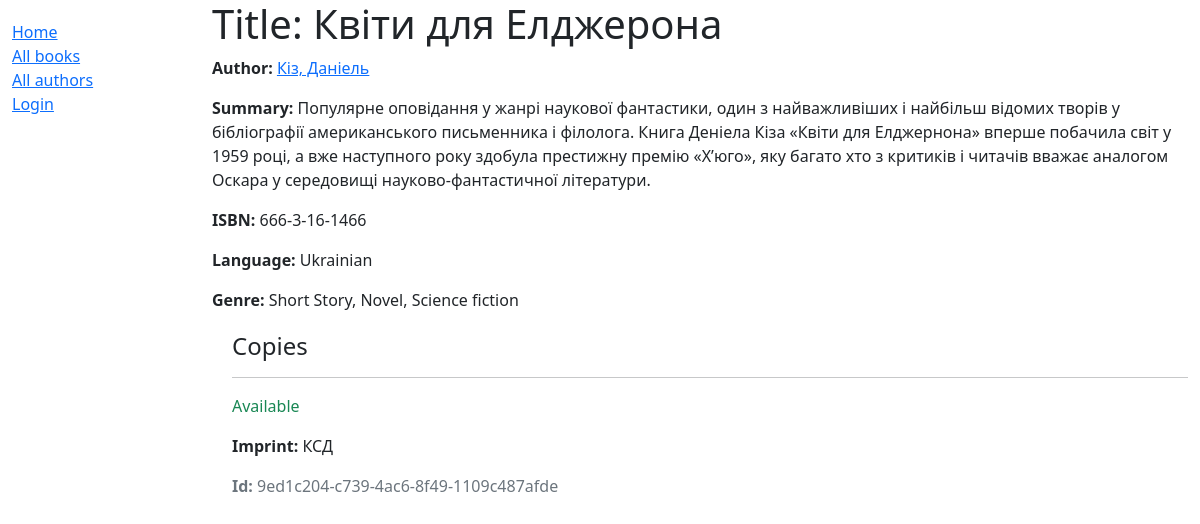
The page /book/2 on the database its author committed.
### WebLib/models.py (models this page shows, shortened)
class Book(models.Model):
    title = models.CharField(max_length=30)
    summary = models.TextField(max_length=1000, help_text='Enter a information about book')
    author = models.ForeignKey('Author', on_delete=models.SET_NULL, null=True)
    isbn = models.CharField('ISBN', max_length=13, unique=True)
    genre = models.ManyToManyField(Genre, help_text='Select a genre for this book')
    language = models.ForeignKey(Language, on_delete=models.SET_NULL, null=True)
    class Meta:
        ordering = ['title', 'author']
    def display_genre(self):
        return ', '.join([genre.name for genre in self.genre.all()[:3]])
    def display_genre(self):
        return ', '.join([genre.name for genre in self.genre.all()])
    display_genre.short_description = 'Genre'

class Author(models.Model):
    first_name = models.CharField(max_length=100)
    last_name = models.CharField(max_length=100)
    date_of_birth = models.DateField(null=True, blank=True)
    date_of_death = models.DateField('died', null=True, blank=True)
    def get_absolute_url(self):
        return reverse('author-detail', args=[str(self.id)])
    def __str__(self):
        return '{0}, {1}'.format(self.last_name, self.first_name)
    class Meta:
        ordering = ['last_name', 'first_name']

class Language(models.Model):
    name = models.CharField(max_length=30, blank=True, help_text="Enter language e.g English")
    def __str__(self):
        return self.name

class Genre(models.Model):
    name = models.CharField(max_length=30, help_text="Enter genre of book")
    def __str__(self):
        return self.name

class BookInstance(models.Model):
    id = models.UUIDField(primary_key=True, default=uuid.uuid4, help_text='Unique ID for this library')
    book = models.ForeignKey('Book', on_delete=models.RESTRICT, null=True)
    imprint = models.CharField(max_length=200)
    due_back = models.DateField(null=True, blank=True)
    borrower = models.ForeignKey(User, on_delete=models.SET_NULL, null=True, blank=True)
    LOAN_STATUS = (
        ('m', 'Maintenance'),
        ('o', 'On loan'),
        ('a', 'Available'),
        ('r', 'Reserved'),
    )
    status = models.CharField(
        max_length=1,
        choices=LOAN_STATUS,
        blank=True,
        default='m',
        help_text='Book availability',
    )
    class Meta:
        ordering = ['due_back']
        permissions = (("can_mark_returned", "Set book as returned"),)

### WebLib/views.py (the view)
# urls.py: path('book/<int:pk>', views.BookDetailView.as_view(), name='book-detail'),
class BookDetailView(generic.DetailView):
    model = Book

### WebLib/templates/WebLib/book_detail.html (shortened to what this page needs)
{% extends "base_generic.html" %}
{% block content %}
  <h1>Title: {{ book.title }}</h1>
  <p><strong>Author:</strong> <a href="{{  book.author.get_absolute_url  }}">{{ book.author }}</a></p>
  <p><strong>Summary:</strong> {{ book.summary }}</p>
  <p><strong>ISBN:</strong> {{ book.isbn }}</p>
  <p><strong>Language:</strong> {{ book.language }}</p>
  <p><strong>Genre:</strong> {{ book.genre.all|join:', ' }}</p>
  <div style="margin-left:20px;margin-top:20px">
    <h4>Copies</h4>
    {% for copy in book.bookinstance_set.all %}
      <hr>
      <p class="{% if copy.status == 'a' %}text-success{% elif copy.status == 'm' %}text-danger{% else %}text-warning{% endif %}">
        {{ copy.get_status_display }}
      </p>
      <p><strong>Imprint:</strong> {{ copy.imprint }}</p>
      <p class="text-muted"><strong>Id:</strong> {{ copy.id }}</p>
    {% endfor %}
  </div>
{% endblock %}

### rows shown on the page
Book: author "Кіз, Даніель", summary "Популярне оповідання у жанрі наукової фантастики, один з найважливіших і найбільш відомих творів у бібліографії американського письменника і філолога. Книга Деніела Кіза «Квіти для Елджернона» вперше побачила світ у 1959 році, а вже наступного року здобула престижну премію «Х’юго», яку багато хто з критиків і читачів вважає аналогом Оскара у середовищі науково-фантастичної літератури.", isbn "666-3-16-1466", language "Ukrainian", genre.all "Short Story, Novel, Science fiction"
BookInstance: status "Available", imprint "КСД", id "9ed1c204-c739-4ac6-8f49-1109c487afde"
